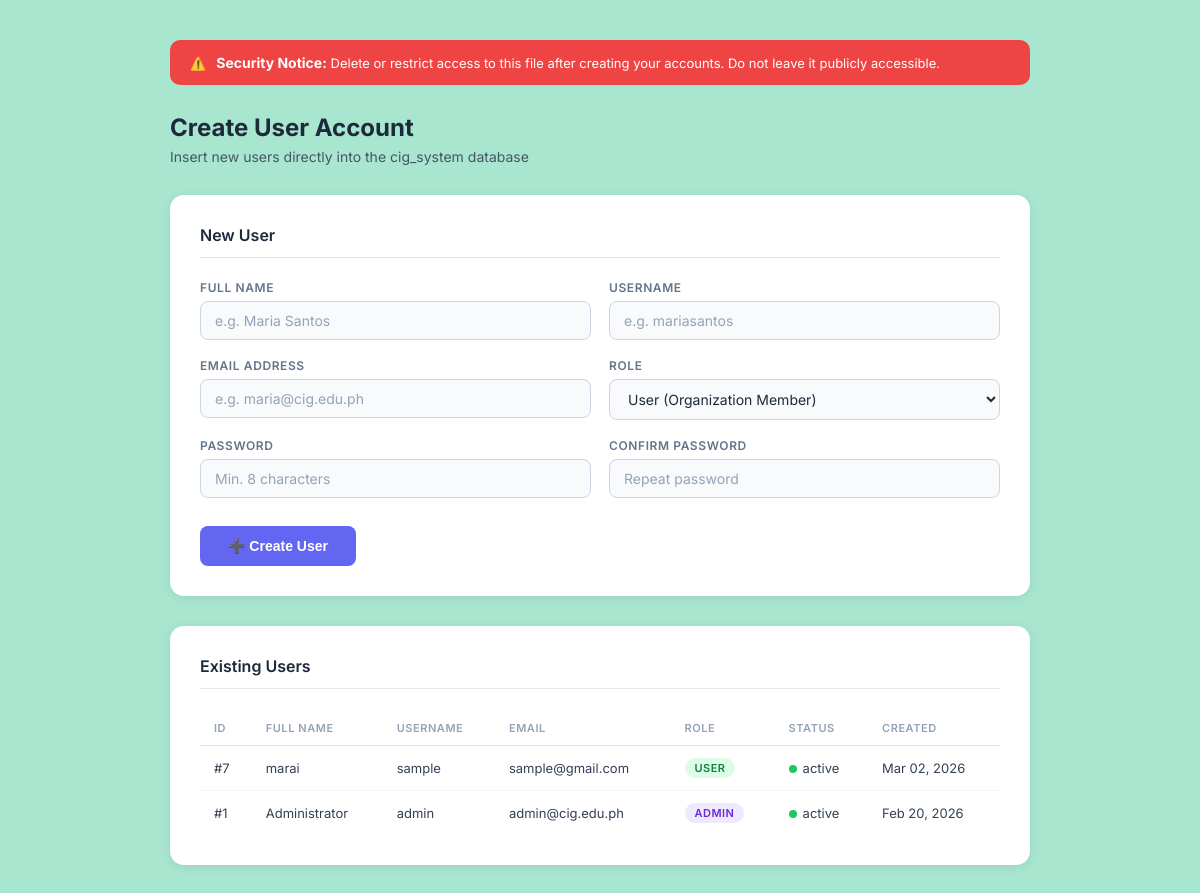
The app's page /create_user.php with its own data.
### tables this page shows
CREATE TABLE `users` (
  `user_id` int(11) NOT NULL,
  `username` varchar(100) NOT NULL,
  `email` varchar(255) NOT NULL,
  `full_name` varchar(255) NOT NULL,
  `role` varchar(50) NOT NULL DEFAULT 'user' COMMENT 'admin, user',
  `password_hash` varchar(255) NOT NULL,
  `status` varchar(50) DEFAULT 'active' COMMENT 'active, inactive, suspended',
  `created_at` timestamp NOT NULL DEFAULT current_timestamp(),
  `last_login` datetime DEFAULT NULL,
  `updated_at` timestamp NOT NULL DEFAULT current_timestamp() ON UPDATE current_timestamp()
);

### create_user.php (the view, shortened to what this page needs)
<?php
$conn = @mysqli_connect("localhost", "root", "", "cig_system");
$users_result = $conn->query("SELECT user_id, username, email, full_name, role, status, created_at FROM users ORDER BY created_at DESC");
?>
<!DOCTYPE html>
<html lang="en">
<head>
</head>
<body>
<div class="container">
  <div class="banner">
    ⚠️ <span><strong>Security Notice:</strong> Delete or restrict access to this file after creating your accounts. Do not leave it publicly accessible.</span>
  </div>
  <h1>Create User Account</h1>
  <p class="subtitle">Insert new users directly into the cig_system database</p>
  <div class="card">
    <h2>New User</h2>
    <form method="POST">
      <div class="grid">
        <div>
          <label for="full_name">Full Name</label>
          <input type="text" name="full_name" id="full_name" placeholder="e.g. Maria Santos"
                 value="<?= htmlspecialchars($_POST['full_name'] ?? '') ?>" required>
        </div>
        <div>
          <label for="username">Username</label>
          <input type="text" name="username" id="username" placeholder="e.g. mariasantos"
                 value="<?= htmlspecialchars($_POST['username'] ?? '') ?>" required>
        </div>
        <div>
          <label for="email">Email Address</label>
          <input type="email" name="email" id="email" placeholder="e.g. maria@cig.edu.ph"
                 value="<?= htmlspecialchars($_POST['email'] ?? '') ?>" required>
        </div>
        <div>
          <label for="role">Role</label>
          <select name="role" id="role">
            <option value="user"  <?= (($_POST['role'] ?? 'user') === 'user')  ? 'selected' : '' ?>>User (Organization Member)</option>
          </select>
        </div>
        <div>
          <label for="password">Password</label>
          <input type="password" name="password" id="password" placeholder="Min. 8 characters" required>
        </div>
        <div>
          <label for="confirm_password">Confirm Password</label>
          <input type="password" name="confirm_password" id="confirm_password" placeholder="Repeat password" required>
        </div>
      </div>
      <br>
      <button type="submit" class="btn">➕ Create User</button>
    </form>
  </div>
  <div class="card">
    <h2>Existing Users</h2>
    <?php if ($users_result && $users_result->num_rows > 0): ?>
    <table>
      <thead>
        <tr>
          <th>ID</th>
          <th>Full Name</th>
          <th>Username</th>
          <th>Email</th>
          <th>Role</th>
          <th>Status</th>
          <th>Created</th>
        </tr>
      </thead>
      <tbody>
        <?php while ($u = $users_result->fetch_assoc()): ?>
        <tr>
          <td>#<?= $u['user_id'] ?></td>
          <td><?= htmlspecialchars($u['full_name']) ?></td>
          <td><?= htmlspecialchars($u['username']) ?></td>
          <td><?= htmlspecialchars($u['email']) ?></td>
          <td><span class="badge <?= $u['role'] ?>"><?= $u['role'] ?></span></td>
          <td><span class="status-dot"></span><?= $u['status'] ?></td>
          <td><?= date('M d, Y', strtotime($u['created_at'])) ?></td>
        </tr>
        <?php endwhile; ?>
      </tbody>
    </table>
    <?php else: ?>
      <p style="color:#94a3b8; font-size:14px;">No users found.</p>
    <?php endif; ?>
  </div>
</div>
</body>
</html>

### create_user.php (style rules this page uses)
*, *::before, *::after { box-sizing: border-box; margin: 0; padding: 0; }
body { font-family: 'Inter', sans-serif; background: #a8e6cf; color: #1e293b; min-height: 100vh; padding: 40px 20px; }
.container { max-width: 860px; margin: 0 auto; }
.banner { background: #ef4444; color: #fff; border-radius: 10px; padding: 14px 20px; margin-bottom: 28px; font-size: 13px; display: flex; align-items: center; gap: 10px; }
.banner strong { font-size: 14px; }
h1 { font-size: 24px; font-weight: 700; margin-bottom: 6px; color: #1e293b; }
.subtitle { color: #475569; font-size: 14px; margin-bottom: 30px; }
.card { background: #ffffff; border-radius: 14px; padding: 30px; margin-bottom: 30px; box-shadow: 0 2px 12px rgba(0,0,0,0.08); }
.card h2 { font-size: 16px; font-weight: 600; margin-bottom: 22px; color: #1e293b; border-bottom: 1px solid #e2e8f0; padding-bottom: 12px; }
.grid { display: grid; grid-template-columns: 1fr 1fr; gap: 18px; }
label { display: block; font-size: 12px; font-weight: 600; color: #64748b; text-transform: uppercase; letter-spacing: .05em; margin-bottom: 6px; }
input, select { width: 100%; background: #f8fafc; border: 1px solid #cbd5e1; border-radius: 8px; padding: 10px 14px; color: #1e293b; font-size: 14px; font-family: inherit; transition: border-color .2s; }
input::placeholder { color: #94a3b8; }
select option { background: #fff; color: #1e293b; }
.btn { background: #6366f1; color: #fff; border: none; border-radius: 8px; padding: 12px 28px; font-size: 14px; font-weight: 600; cursor: pointer; transition: background .2s; margin-top: 8px; }
.badge { display: inline-block; padding: 3px 10px; border-radius: 20px; font-size: 11px; font-weight: 600; text-transform: uppercase; letter-spacing: .04em; }
.badge.admin { background: #ede9fe; color: #6d28d9; }
.badge.user { background: #dcfce7; color: #15803d; }
.status-dot { display: inline-block; width: 8px; height: 8px; border-radius: 50%; background: #22c55e; margin-right: 6px; }
table { width: 100%; border-collapse: collapse; font-size: 13px; }
th { text-align: left; padding: 10px 14px; font-size: 11px; font-weight: 600; text-transform: uppercase; letter-spacing: .05em; color: #94a3b8; border-bottom: 1px solid #e2e8f0; }
td { padding: 12px 14px; border-bottom: 1px solid #f1f5f9; color: #334155; }
tr:last-child td { border-bottom: none; }

### records on screen
users: user_id "7", full_name "marai", username "sample", email "sample@gmail.com", role "USER", status "active", created_at "Mar 02, 2026"
users: user_id "1", full_name "Administrator", username "admin", email "admin@cig.edu.ph", role "ADMIN", status "active", created_at "Feb 20, 2026"
